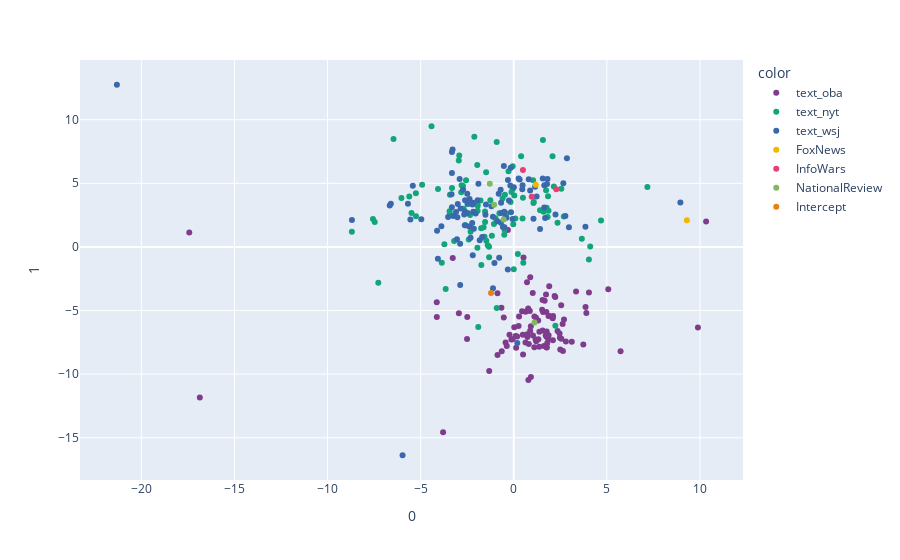

The notebook cell saved with this chart:
### Code cell
# Perplexity value can greatly influence the shape of the results, typical ranges from 5 to 50
# Some perplexity values with decent separation: 6,7,9,10,12,14,15
t_sne = manifold.TSNE(
    n_components=2,
    perplexity=10,
    init="random",
    n_iter=250,
    random_state=0,
);
tsne_data = pcaBiplotData.loc[:, pcaBiplotData.columns.str.startswith('enc')]
S_t_sne = t_sne.fit_transform(tsne_data);
fig = px.scatter(S_t_sne, 
                 x=0, 
                 y=1, 
                 color=pcaBiplotData['source'],
                 hover_name=pcaBiplotData['date'],
                 color_discrete_sequence=px.colors.qualitative.Bold)
fig.show()
